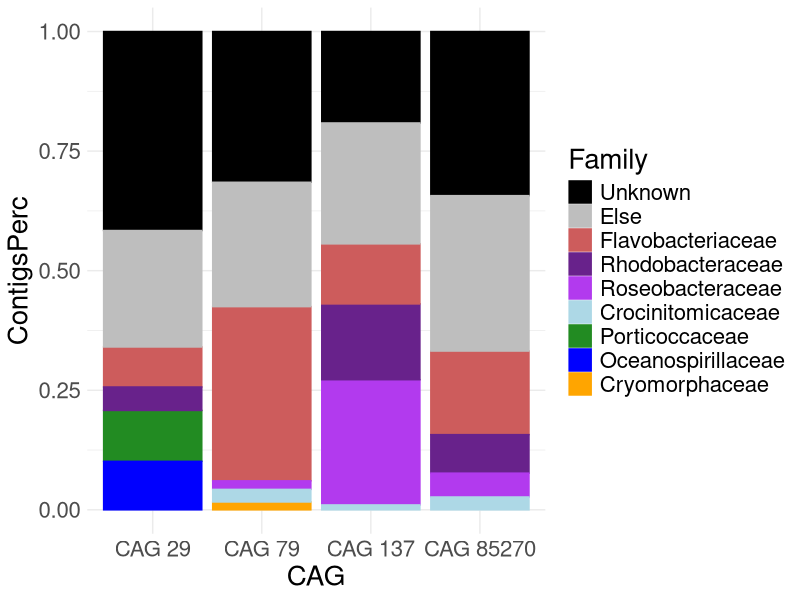
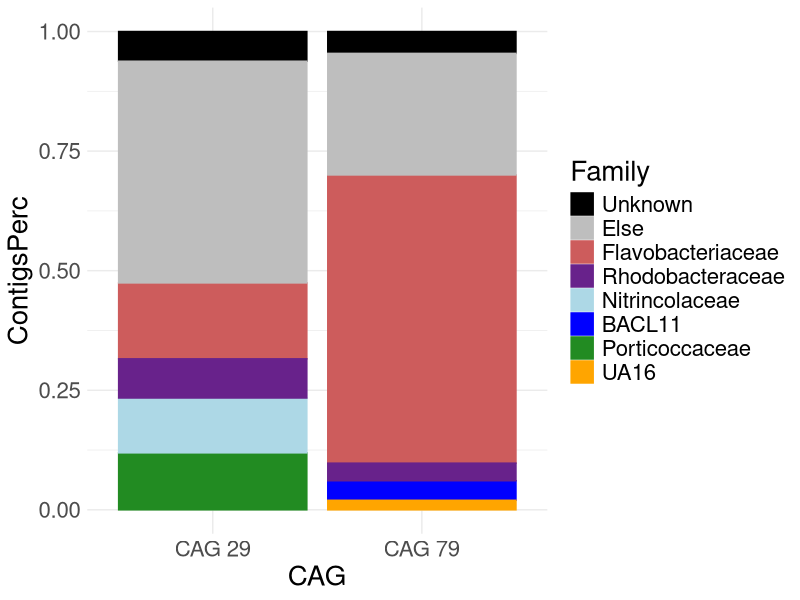

Recreate these plots in R, in order.
library(tidyverse)

taxo_cag79 <- data.frame(Contigs_Number=c(349870,
                                          302760,
                                          15777,
                                          17185,
                                          25269,
                                          249772),
                         Family=c(
                           "Flavobacteriaceae",
                           "Unknown",
                           "Cryomorphaceae",
                           "Roseobacteraceae",
                           "Crocinitomicaceae",
                           "Else"
                         ),
                         CAG=rep("CAG 79",6))

taxo_cag29 <- data.frame(Contigs_Number=c(219592,
                                          209269,
                                          172653,
                                          101260,
                                          858771,
                                          502537),
                         Family=c(
                           "Porticoccaceae",
                           "Oceanospirillaceae",
                           "Flavobacteriaceae",
                           "Rhodobacteraceae",
                           "Unknown",
                           "Else"
                         ),
                         CAG=rep("CAG 29",6))

taxo_cag137 <- data.frame(Contigs_Number=c(86686,
                                          52483,
                                          63301,
                                          41577,
                                          3393,
                                          83695),
                         Family=c(
                           "Roseobacteraceae",
                           "Rhodobacteraceae",
                           "Unknown",
                           "Flavobacteriaceae",
                           "Crocinitomicaceae",
                           "Else"
                         ),
                         CAG=rep("CAG 137",6))

taxo_cag85270 <- data.frame(Contigs_Number=c(520183,
                                             264918,
                                             122077,
                                             75543,
                                             40689,
                                           492590),
                          Family=c(
                            "Unknown",
                            "Flavobacteriaceae",
                            "Rhodobacteraceae",
                            "Roseobacteraceae",
                            "Crocinitomicaceae",
                            "Else"
                          ),
                          CAG=rep("CAG 85270",6))

taxo_fam <- bind_rows(taxo_cag79,taxo_cag29,taxo_cag137,taxo_cag85270)

taxo_fam %>% group_by(CAG) %>%
  mutate(ContigsPerc=Contigs_Number/sum(Contigs_Number)) %>%
  ungroup() %>%
  mutate(Family=factor(Family, levels=c("Unknown","Else","Flavobacteriaceae","Rhodobacteraceae",
                                        "Roseobacteraceae", "Crocinitomicaceae", "Porticoccaceae",
                                        "Oceanospirillaceae","Cryomorphaceae"))) %>%
  mutate(CAG=factor(CAG,levels=c("CAG 29","CAG 79","CAG 137", "CAG 85270"))) %>%
  ggplot() + geom_col(aes(x=CAG, y=ContigsPerc, col=Family, fill=Family)) +
  labs(fill="Family",col="Family") +
  scale_fill_manual(values=c("black","grey","indianred","darkorchid4","darkorchid2","lightblue","forestgreen","blue","orange")) +
  scale_color_manual(values=c("black","grey","indianred","darkorchid4","darkorchid2","lightblue","forestgreen","blue","orange")) +
  theme_minimal() +
  theme(text = element_text(size=20))

### KRAKEN GTDB

taxo_cag79 <- data.frame(Contigs_Number=c(578891,
                                          43902,
                                          39238,
                                          35348,
                                          19150,
                                          244104),
                         Family=c(
                           "Flavobacteriaceae",
                           "Unknown",
                           "BACL11",
                           "Rhodobacteraceae",
                           "UA16",
                           "Else"
                         ),
                         CAG=rep("CAG 79",6))

taxo_cag29 <- data.frame(Contigs_Number=c(367282,
                                          275654,
                                          265275,
                                          189611,
                                          143704,
                                          1072328),
                         Family=c(
                           "Flavobacteriaceae",
                           "Porticoccaceae",
                           "Nitrincolaceae",
                           "Rhodobacteraceae",
                           "Unknown",
                           "Else"
                         ),
                         CAG=rep("CAG 29",6))

taxo_fam <- bind_rows(taxo_cag79,taxo_cag29)

taxo_fam %>% group_by(CAG) %>%
  mutate(ContigsPerc=Contigs_Number/sum(Contigs_Number)) %>%
  ungroup() %>%
  mutate(Family=factor(Family, levels=c("Unknown","Else","Flavobacteriaceae","Rhodobacteraceae",
                                        "Nitrincolaceae", "BACL11", "Porticoccaceae",
                                        "UA16"))) %>%
  mutate(CAG=factor(CAG,levels=c("CAG 29","CAG 79"))) %>%
  ggplot() + geom_col(aes(x=CAG, y=ContigsPerc, col=Family, fill=Family)) +
  labs(fill="Family",col="Family") +
  scale_fill_manual(values=c("black","grey","indianred","darkorchid4","lightblue","blue","forestgreen","orange")) +
  scale_color_manual(values=c("black","grey","indianred","darkorchid4","lightblue","blue","forestgreen","orange")) +
  theme_minimal() +
  theme(text = element_text(size=20))
